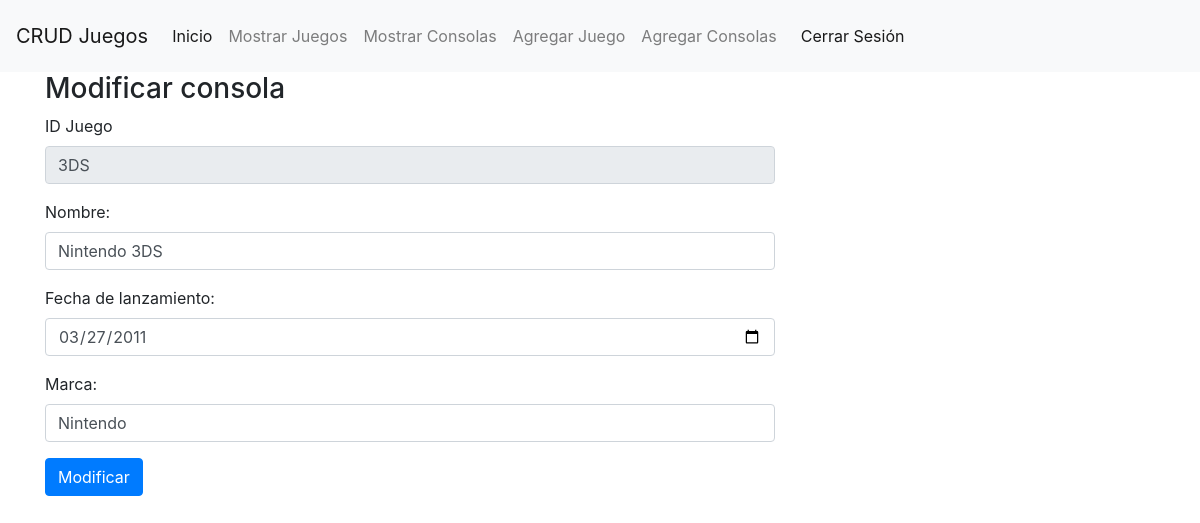
/modificarConsola.php?id=3DS&mod, run on the app's committed database.
### tables this page shows
CREATE TABLE `consolas` (
  `id` varchar(20) NOT NULL,
  `nombre` varchar(255) NOT NULL,
  `fechalan` date NOT NULL,
  `marca` varchar(255) NOT NULL
);

### logica/database.php (called while the page is built, shortened)
<?php
    class Database{
        private $con;
        private $dbhost = "localhost";
        private $dbuser = "root";
        private $dbpass = "";
        private $dbname = "proyecto_juegos";
        public function conectar(){
            $this->con = mysqli_connect($this->dbhost, $this->dbuser, $this->dbpass, $this->dbname);
        }
        public function sanitize($var){
            $varlimpia = mysqli_real_escape_string($this->con, $var);
            return $varlimpia;
        }
        public function buscarConsola($id){
            $sql = "SELECT * FROM consolas WHERE id = '$id'";
            $res = mysqli_query($this->con, $sql);
            $res2 = mysqli_fetch_object($res);
            return $res2;
        }
    }
?>

### modificarConsola.php (the view, shortened to what this page needs)
<!DOCTYPE html>
<html lang="en">
<head>
    <link rel="stylesheet" href="https://stackpath.bootstrapcdn.com/bootstrap/4.1.3/css/bootstrap.min.css">
    <link rel="stylesheet" href="https://maxcdn.bootstrapcdn.com/font-awesome/4.7.0/css/font-awesome.min.css">
</head>
<body>
    <?php
        include("logica/database.php");
    ?>
    <div class="container">
        <div class="row">
            <div class="col-md-8">
                <h3>Modificar consola</h3>
                <?php
                    $consolas = new Database();
                    if(isset($_GET["id"]) && !empty($_GET["id"])){
                        $id = $consolas->sanitize($_GET["id"]);
                        $res = $consolas->buscarConsola($id);
                        if($res){
                ?>
                        <form action="logica/proceso_modificar_consola.php" method="POST">
                            <div class="form-group">
                                <label for="id">ID Juego</label>
                                <input id="id" name="id" type="text" value="<?php echo $res->id; ?>" required="required" readonly="" class="form-control" >
                            </div>
                            <div class="form-group">
                                <label for="nombre">Nombre:</label>
                                <input id="nombre" name="nombre" type="text" value="<?php echo $res->nombre; ?>" class="form-control" required="required" >
                            </div>
                            <div class="form-group">
                                <label for="fecha">Fecha de lanzamiento:</label>
                                <input id="fecha" name="fecha" type="date" value="<?php echo $res->fechalan; ?>" class="form-control" required="required" >
                            </div>
                            <div class="form-group">
                                <label for="marca">Marca:</label>
                                <input id="marca" name="marca" type="text" value="<?php echo $res->marca; ?>" class="form-control" required="required" >
                            </div>
                            <div class="form-group">
                                <button name="submit" type="submit" class="btn btn-primary">Modificar</button>
                            </div>
                        </form>
                <?php
                        } else {
                            echo "<div class='alert alert-danger'>consola no encontrado</div>";
                        }
                    }
                    ?>
            </div>
        </div>
    </div>
</body>
</html>

### data on the page
consolas: id "3DS", nombre "Nintendo 3DS", fecha "03/27/2011", marca "Nintendo"
